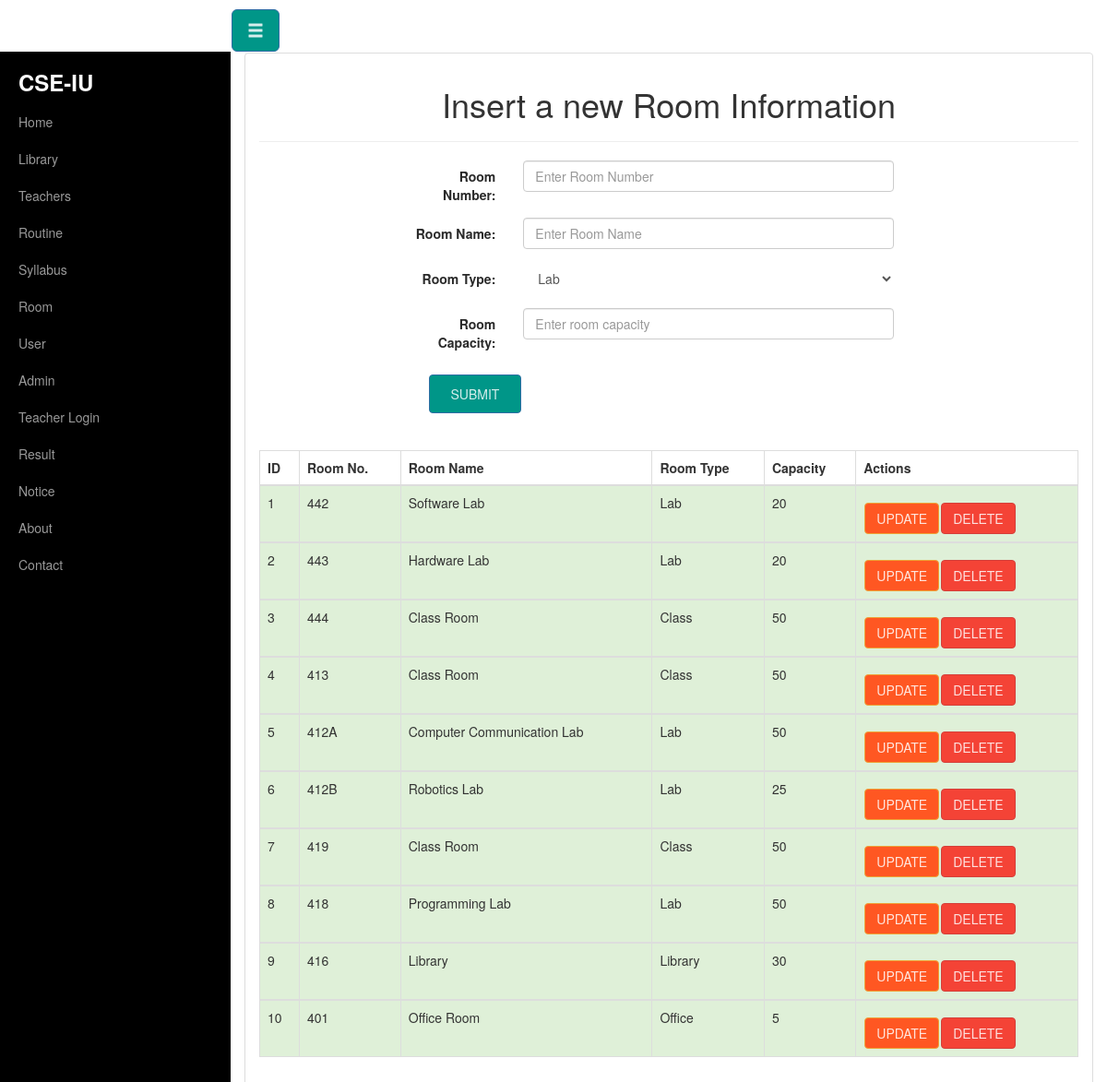
The page /room_insert.php on the database its author committed.
### tables this page shows
CREATE TABLE `room` (
  `room_id` int(11) NOT NULL,
  `room_no` varchar(11) NOT NULL,
  `room_name` text NOT NULL,
  `room_type` text NOT NULL,
  `room_capacity` int(11) NOT NULL
);

### room_insert.php (the view, shortened to what this page needs)
<?php include("header.php");?>
<?php include('db_con.php');?>
<div class="container-fluid">
    <div class="row" id="wrapper">
    <?php require_once'menubar.php';?>
    <div class="col-sm-12">
        <div class="panel panel-default">
        <div class="panel-body">
<center><h1>Insert a new Room Information</h1></center>
	<hr>
<div class="col-sm-10 col-sm-offset-2">
<form action="room_insert.php" method="post" class="form-horizontal" role="form">
            <div class="form-group">
                <label for="room_no" class="col-sm-2 control-label">Room Number:</label>
                <div class="col-sm-7">
                <input type="text" class="form-control" name="room_no" placeholder="Enter Room Number" >
                </div>
            </div>
			<div class="form-group">
                <label for="room_name" class="col-sm-2 control-label">Room Name:</label>
                <div class="col-sm-7">
                    <input type="text" class="form-control" name="room_name" placeholder="Enter Room Name">
                </div>
            </div>
            <div class="form-group">
                <label class="col-sm-2 control-label">Room Type:</label>
                <div class="col-sm-7">
                    <select class="form-control" name="room_type">
                        <option value="Lab">Lab</option>
                    </select>
                </div>
            </div>
            <div class="form-group">
                <label for="room_capacity" class="col-sm-2 control-label">Room Capacity:</label>
                <div class="col-sm-7">
                    <input type="text" class="form-control" name="room_capacity" placeholder="Enter room capacity">
                </div>
            </div>
            <input type="submit" name="submit" value="Submit" class="btn btn-primary" style="padding: 10px; width: 100px; left:20px;">
			<br>
				<br>
					<br>
 </form>
 </div>
	<?php
		$sql1 = "SELECT * FROM room";
		$result1 = mysqli_query($conn,$sql1);
				echo "<table class='table table-bordered'>";
                echo "<thead>";
                echo "<tr>";
                echo "<th>ID</th>";
                echo "<th>Room No.</th>";
                echo "<th>Room Name</th>";
                echo "<th>Room Type</th>";
                echo "<th>Capacity</th>";
				echo "<th>Actions</th>";
                echo "</tr>";
                echo "</thead>";
			while($row1=mysqli_fetch_array($result1)){
				echo "<tbody>";
                echo "<tr class='success'>";
                echo "<td>".$row1['room_id']."</td>";
                echo "<td>".$row1['room_no']."</td>";
                echo "<td>".$row1['room_name']."</td>";
                echo "<td>".$row1['room_type']."</td>";
                echo "<td>".$row1['room_capacity']."</td>";
                echo '<td><a href="update_room.php?id=' . $row1['room_id'] . '"><b class="btn btn-warning">Update</b></a>' ;
				echo '<a href="delete_room.php?id=' . $row1['room_id'] . '" onclick=\'return confirm("Are you sure you want to delete this record?")\'><b class="btn btn-danger">Delete</b></a></td>' ;
                echo "</tr>";
                echo "</tbody>";
			}
				echo "</table>";
	?>
 </div>
 </div>
 </div>
 </div>

### css/style.css (style rules this page uses)
* { box-sizing:border-box; }
#wrapper { padding-left: 0; -webkit-transition: all 0.5s ease; -moz-transition: all 0.5s ease; -o-transition: all 0.5s ease; transition: all 0.5s ease; }
@media (min-width:768px) { #wrapper { padding-left: 250px; } }

### rows shown on the page
room: room_id "1", room_no "442", room_name "Software Lab", room_type "Lab", room_capacity "20"
room: room_id "2", room_no "443", room_name "Hardware Lab", room_type "Lab", room_capacity "20"
room: room_id "3", room_no "444", room_name "Class Room", room_type "Class", room_capacity "50"
room: room_id "4", room_no "413", room_name "Class Room", room_type "Class", room_capacity "50"
room: room_id "5", room_no "412A", room_name "Computer Communication Lab", room_type "Lab", room_capacity "50"
room: room_id "6", room_no "412B", room_name "Robotics Lab", room_type "Lab", room_capacity "25"
room: room_id "7", room_no "419", room_name "Class Room", room_type "Class", room_capacity "50"
room: room_id "8", room_no "418", room_name "Programming Lab", room_type "Lab", room_capacity "50"
room: room_id "9", room_no "416", room_name "Library", room_type "Library", room_capacity "30"
room: room_id "10", room_no "401", room_name "Office Room", room_type "Office", room_capacity "5"
